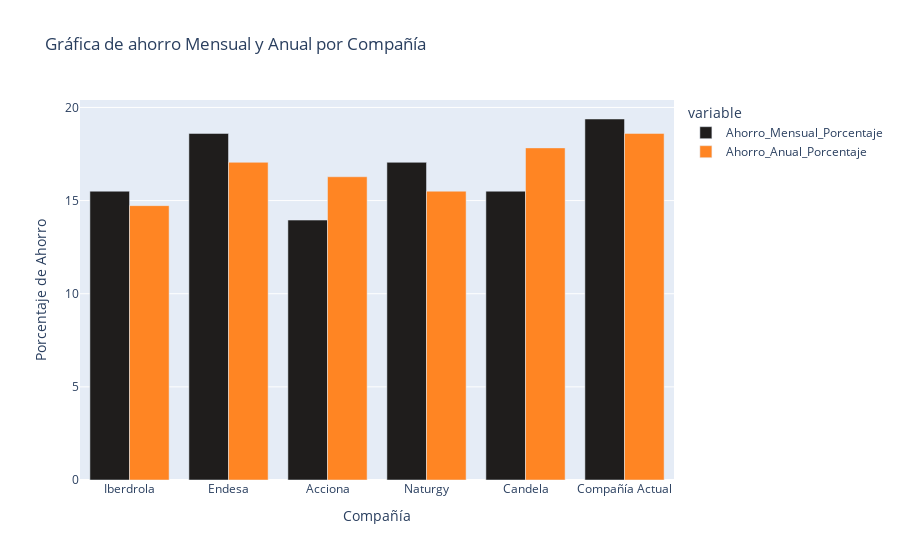

Source (notebook cell):
### Code cell
data = {
    'CIA': ['Iberdrola', 'Endesa', 'Acciona', 'Naturgy', 'Candela', 'Compañía Actual'],
    'Ahorro_Mensual': [10, 12, 9, 11, 10, 12.5], 
    'Ahorro_Anual': [950, 1100, 1050, 1000, 1150, 1200], 
}

df = pd.DataFrame(data)

df['Ahorro_Anual_Porcentaje'] = (df['Ahorro_Anual'] / df['Ahorro_Anual'].sum()) * 100
df['Ahorro_Mensual_Porcentaje'] = (df['Ahorro_Mensual'] / df['Ahorro_Mensual'].sum()) * 100

fig = px.bar(df, x='CIA', y=['Ahorro_Mensual_Porcentaje', 'Ahorro_Anual_Porcentaje'], barmode='group',
             title='Gráfica de ahorro Mensual y Anual por Compañía',
             labels={'value': 'Porcentaje de Ahorro', 'CIA': 'Compañía'},
             color_discrete_map={'Ahorro_Mensual_Porcentaje': '#1F1D1C', 'Ahorro_Anual_Porcentaje': '#FF8523'},
             )
fig.show()

### Figure 1 — Plotly figure (JSON) as saved in the notebook; plotly's stock layout.template omitted (floating-point values rounded to 4 significant figures)
{"data": [{"alignmentgroup": "True", "hovertemplate": "variable=Ahorro_Mensual_Porcentaje<br>Compañía=%{x}<br>Porcentaje de Ahorro=%{y}<extra></extra>", "legendgroup": "Ahorro_Mensual_Porcentaje", "marker": {"color": "#1F1D1C", "pattern": {"shape": ""}}, "name": "Ahorro_Mensual_Porcentaje", "offsetgroup": "Ahorro_Mensual_Porcentaje", "orientation": "v", "showlegend": true, "textposition": "auto", "type": "bar", "x": ["Iberdrola", "Endesa", "Acciona", "Naturgy", "Candela", "Compañía Actual"], "xaxis": "x", "y": [15.5, 18.6, 13.95, 17.05, 15.5, 19.38], "yaxis": "y"}, {"alignmentgroup": "True", "hovertemplate": "variable=Ahorro_Anual_Porcentaje<br>Compañía=%{x}<br>Porcentaje de Ahorro=%{y}<extra></extra>", "legendgroup": "Ahorro_Anual_Porcentaje", "marker": {"color": "#FF8523", "pattern": {"shape": ""}}, "name": "Ahorro_Anual_Porcentaje", "offsetgroup": "Ahorro_Anual_Porcentaje", "orientation": "v", "showlegend": true, "textposition": "auto", "type": "bar", "x": ["Iberdrola", "Endesa", "Acciona", "Naturgy", "Candela", "Compañía Actual"], "xaxis": "x", "y": [14.73, 17.05, 16.28, 15.5, 17.83, 18.6], "yaxis": "y"}], "layout": {"barmode": "group", "legend": {"title": {"text": "variable"}, "tracegroupgap": 0}, "title": {"text": "Gráfica de ahorro Mensual y Anual por Compañía"}, "xaxis": {"anchor": "y", "domain": [0, 1], "title": {"text": "Compañía"}}, "yaxis": {"anchor": "x", "domain": [0, 1], "title": {"text": "Porcentaje de Ahorro"}}}}
